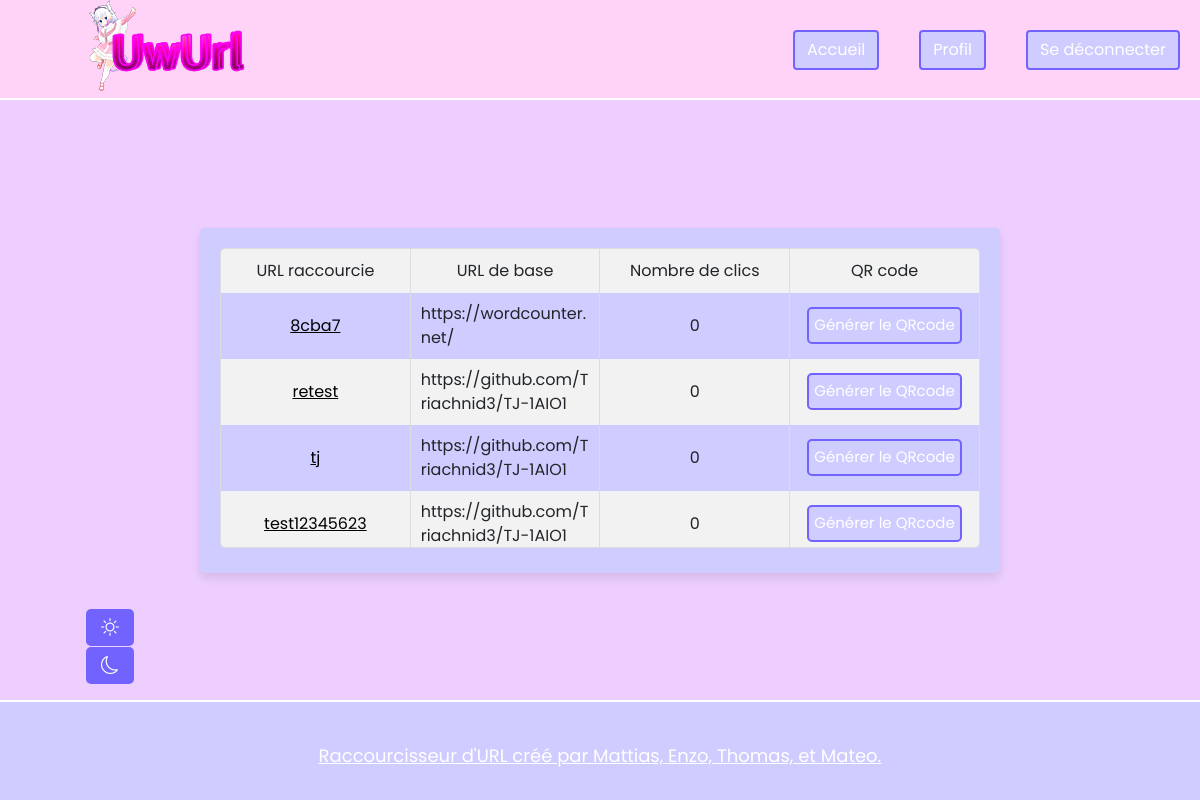
The app's page /user/ownlink.php (signed in) with its own data.
### tables this page shows
CREATE TABLE `url` (
  `id` int(11) NOT NULL,
  `shorten_url` varchar(200) NOT NULL,
  `full_url` varchar(1000) NOT NULL,
  `clicks` int(11) NOT NULL,
  `qrcode` varchar(500) DEFAULT NULL,
  `status` tinyint(1) NOT NULL DEFAULT 1,
  `creator_id` int(11) NOT NULL
);

### php/config.php (called while the page is built, shortened)
<?php
    $domain = "";
?>

### user/ownlink.php (the view, shortened to what this page needs)
<?php
require_once('../php/config.php');
if(empty($_SESSION['id'])) {
    $_SESSION['erreur'] = "Veuillez vous connecter avant de rejoindre le site" ;
    header('Location: login.php');
}else {
    $id = $_SESSION['id'];
}
$domainname = 'www.uwurl.fr/'
?>
<!DOCTYPE html>
<html lang="fr">
<head>
    <link rel="stylesheet" href="https://unicons.iconscout.com/release/v3.0.6/css/line.css">
    <link rel="stylesheet" href="https://cdn.jsdelivr.net/npm/bootstrap-icons@1.8.1/font/bootstrap-icons.css">
    <link href="https://cdn.jsdelivr.net/npm/bootstrap@5.1.3/dist/css/bootstrap.min.css" rel="stylesheet">
    <link rel="stylesheet" href="../CSS/link.css">
    <link href="<?php if(isset($theme)){echo '../CSS/'.$theme.'.css';}elseif($_COOKIE['theme']){echo '../CSS/'.$_COOKIE['theme'].'.css';}else{echo '../CSS/style.css';} ?>" rel="stylesheet" type="text/css"/>
</head>
<body>
    <nav>
        <h1><a href="../index.php"><img src="../ressources/logo.png" alt="logo UWUrl"></a></h1>
            <div class="link">
                <a href="../php/close.php" class="btn btn-primary">Se déconnecter</a>
                <a href="profil.php" class="btn btn-primary">Profil</a>
                <a href="../index.php" class="btn btn-primary">Accueil</a>
            </div>
    </nav>
        <div class="wrapper">
        <?php
            $sql2 = mysqli_query($conn, "SELECT * FROM url WHERE creator_id = $id ORDER BY id DESC");
                if(mysqli_num_rows($sql2) > 0){;
        ?>
            <div class="urls-area">
                <div class="title">
                    <li>URL raccourcie</li>
                    <li>URL de base</li>
                    <li>Nombre de clics</li>
                    <li>QR code</li>
                </div>
        <?php
            while($row = mysqli_fetch_assoc($sql2)){
        ?>
            <div class="data">
                <li>
                    <a href="https://www.uwurl.fr/<?=$row['shorten_url']?>" target="_blank">
                        <?php
                            if($domain.strlen($row['shorten_url']) > 50){
                                echo $domain.substr($row['shorten_url'], 0, 50) . '...';
                            }else{
                                echo $domain.$row['shorten_url'];
                            }
                        ?>
                    </a>
                </li>
                <li>
                    <?php
                        if(strlen($row['full_url']) > 60){
                            echo substr($row['full_url'], 0, 60) . '...';
                        }else{
                            echo $row['full_url'];
                        }
                    ?>
                </li>
                <li><?= $row['clicks'] ?></li>
                <li>
                    <btn>
                        <?
                        if (isset($_POST['qrcode'])) {
                            if($_POST['qrcode'] == $row['shorten_url']){
                                $link = $domainname.$row['shorten_url'];
                                echo    '<img src="https://api.qrserver.com/v1/create-qr-code/?size=100x100&format=svg&data='.$link.'" alt="qr code link" title=""/>';
                            } else {
                                echo '<form method="post" action="ownlink.php"><input value='.$row['shorten_url'].' hidden name="qrcode" id="qrcode"><button id="btn_qrcode">Générer le QRcode</button></form>';
                            }
                        } else {
                            echo '<form method="post" action="ownlink.php"><input value='.$row['shorten_url'].' hidden name="qrcode" id="qrcode"><button id="btn_qrcode">Générer le QRcode</button></form>';
                        }
                        ?>
                </li>
            </div>
            <?php
                }
            ?>
        </div>
        <?php
            }else{
                echo 'Vous n\'avez pas encore créé de lien, rendez-vous sur la page d\'accueil pour en créer un.';
            }
        ?>
        </div>
    <div class="themebtn">
        <ul class="theme">
            <li>
                <form method="post" class="theme" id="default">
                    <button type="submit"><i class="bi bi-sun"></i></button>
                </form>
            </li>
            <li>
                <form method="post" class="theme" id="dark">
                    <button type="submit"><i class="bi bi-moon"></i></button>
                </form>
            </li>
        </ul>
    </div>
     <footer>Raccourcisseur d'URL créé par Mattias, Enzo, Thomas, et Mateo.</footer>
</body>
</html>

### CSS/link.css (style rules this page uses)
* { margin: 0; padding: 0; box-sizing: border-box; text-decoration: none; font-family: 'Poppins', sans-serif; }
body { display: flex; align-items: center; justify-content: center; min-height: 100vh; background: #20B2AA; padding: 0 10px; }
.wrapper { background: #fff; padding: 20px; width: 800px; border-radius: 5px; box-shadow: 0px 5px 10px rgba(0,0,0,0.1); }
.wrapper form { height: 50px; width: 100%; display: flex; position: relative; align-items: center; }
form button { position: absolute; right: 6px; padding: 5px 15px; font-size: 18px; border-radius: 5px; border: none; outline: none; background: #20B2AA; color: #fff; cursor: pointer; transition: all 0.3s ease; }
.wrapper form button { opacity: 0; pointer-events: none; }
.wrapper form input:valid ~ button { opacity: 1; pointer-events: auto; }
.wrapper a { color: #000; }
.wrapper .urls-area { border: 1px solid #ddd; border-radius: 5px; margin-bottom: 5px; max-height: 400px; overflow-y: scroll; }
.urls-area :is(.title, .data) { display: flex; width: 100%; justify-content: space-between; }
.urls-area li { width: 100%; list-style: none; border-right: 1px solid #ddd; }
.urls-area li:last-child { border-right: 0px; }
.urls-area .title li { text-align: center; background: #f2f2f2; padding: 10px 0; }
.urls-area .data li { padding: 8px 10px; display: flex; align-items: center; justify-content: center; word-break: break-all; }
.urls-area .data:nth-child(odd) { background: #f2f2f2; }

### CSS/style.css (style rules this page uses)
nav { background-color: #ffd2f7; color: white; text-decoration: underline; position: absolute; width:100%; height:100px; top: 0%; text-align: center; font-size: large; border-bottom: 2px solid #fff; }
nav>div>a { float: right; margin: 10px 20px; }
nav>h1 { float:left; text-align: center; width:30%; }
body { background-color: rgb(237, 206, 255); }
a.btn-primary,button.btn-primary { margin-top: 30px; border: 2px solid #7263ff; background-color: #cfccff; }
.wrapper { background-color: #cfccff; }
.wrapper .urls-area { max-height: 300px; }
#btn_qrcode { position: initial; padding: 5px 5px; font-size: 15px; border: 2px solid #7263ff; background-color: #cfccff; }
.themebtn { position: absolute; bottom: 100px; left: 50px; align-items: center; display:flex; }
.themebtn>.theme>li { list-style-type: none; }
.themebtn>.theme>li>form { margin: auto 10px; }
.themebtn>.theme>li>form>button { margin: 1% auto; position: relative; background-color: #7263ff; }
footer { background-color: #cfccff; color: white; text-decoration: underline; display: block; position: absolute; width:100%; height:100px; margin-top: 100px; bottom: 0; text-align: center; padding-top: 40px; font-size: large; border-top: 2px solid #fff; }

### records on screen
url: shorten_url "8cba7", full_url "https://wordcounter.net/", clicks "0"
url: shorten_url "retest", full_url "https://github.com/Triachnid3/TJ-1AIO1", clicks "0"
url: shorten_url "tj", full_url "https://github.com/Triachnid3/TJ-1AIO1", clicks "0"
url: shorten_url "test12345623", full_url "https://github.com/Triachnid3/TJ-1AIO1", clicks "0"
